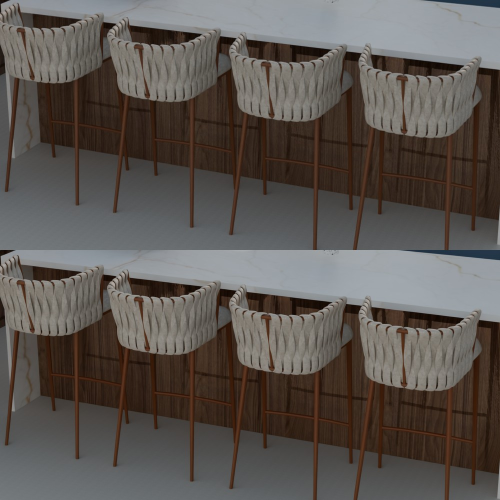
#> input picture pruebas/cycles2/recorte_original_vs_retoque035.jpg, 1000 x 1000 px (shown at 1/2 size)
$ python -i fidelity.py   (imports and definitions only)
#> lines starting #> are read from the running program, lines starting #| are printed output that depends on the picture; after the words box and inside, x2 and y2 are one past the last pixel; in counts of white or black regions, pixels touching at a corner belong together
#> further down, picture is the input picture: PIL image 1000x1000 RGB; mean R, G, B 91.9, 85.7, 81
"""Métrica de fidelidad estructural: ¿respeta el render la geometría del modelo?

- recall: fracción de las líneas del modelo (aristas + contornos) que tienen un
  borde en el render a menos de `tol` píxeles. Alto = no se ha perdido estructura.
- spurious: fracción de los bordes fuertes del render que están lejos (> 2·tol)
  de cualquier línea del modelo. Incluye texturas (vetas, juntas), así que sirve
  para comparar ajustes entre sí, no como valor absoluto; un salto grande suele
  indicar objetos o huecos inventados.

    python -m aire_backend.fidelity <render.png> <carpeta_pases>
"""

from __future__ import annotations

import argparse
import json
from pathlib import Path

import numpy as np
from PIL import Image, ImageFilter


def edge_map(img: Image.Image, keep: float = 0.08) -> np.ndarray:
    """Bordes fuertes: magnitud Sobel por encima del percentil (1 - keep)."""
#> called with keep = 0.08
    g = np.asarray(img.convert("L").filter(ImageFilter.GaussianBlur(1.0)), dtype=np.float32)
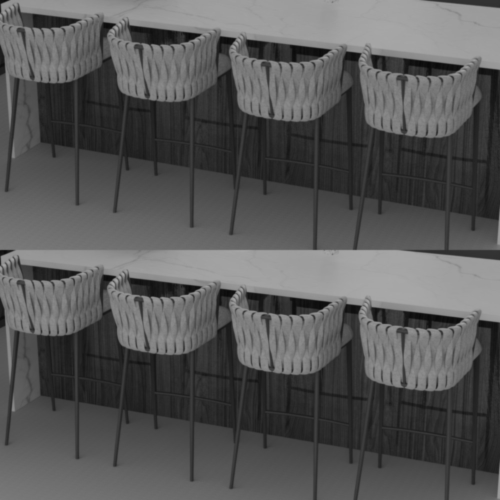
#> g: shape (1000, 1000) float32 (shown at 1/2 size); min 9, max 168, mean 86.8
    gx = np.zeros_like(g)
    gy = np.zeros_like(g)
    gx[:, 1:-1] = g[:, 2:] - g[:, :-2]
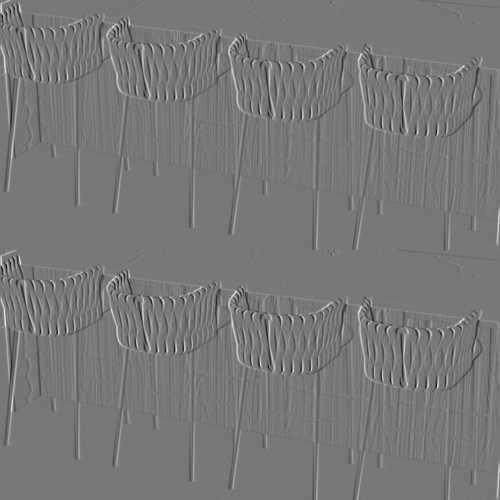
#> gx: shape (1000, 1000) float32 (shown at 1/2 size); min -68, max 77, mean 0; drawn with min black and max white
    gy[1:-1, :] = g[2:, :] - g[:-2, :]
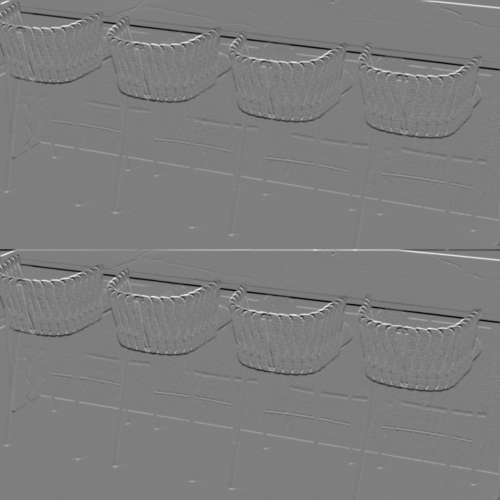
#> gy: shape (1000, 1000) float32 (shown at 1/2 size); min -86, max 88, mean -0.1; drawn with min black and max white
    mag = np.hypot(gx, gy)
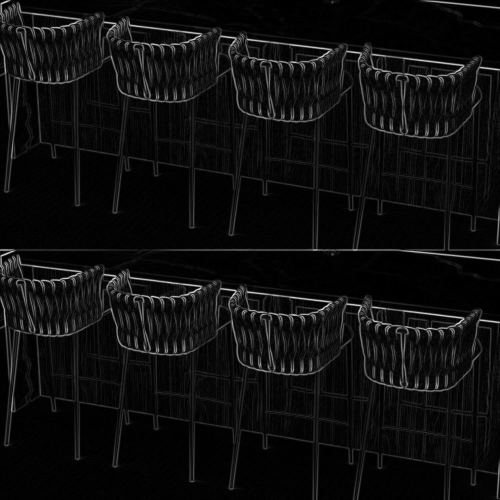
#> mag: shape (1000, 1000) float32 (shown at 1/2 size); min 0, max 96.61, mean 5.7; drawn with min black and max white
    thr = np.percentile(mag, 100 * (1 - keep))
#> thr = 16.64
    return mag > max(thr, 4.0)
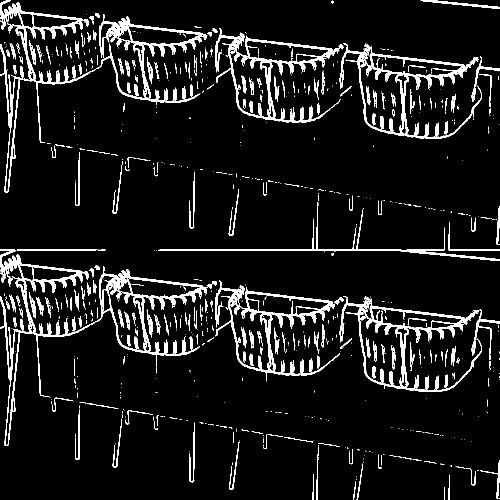
#> returned value: shape (1000, 1000) bool (shown at 1/2 size); 8% white; 886 white regions (580 under 20 px), largest, box (x1, y1, x2, y2) and area: (9, 509, 416, 892) 11270, (8, 4, 415, 385) 11247, (679, 592, 964, 784) 6868


def _dilate(mask: np.ndarray, r: int) -> np.ndarray:
    img = Image.fromarray(mask.astype(np.uint8) * 255).filter(ImageFilter.MaxFilter(2 * r + 1))
    return np.asarray(img) > 127


def score(render: Image.Image, lines: np.ndarray, tol: int = 3) -> dict:
    h, w = lines.shape
    if render.size != (w, h):
        render = render.resize((w, h), Image.LANCZOS)
    edges = edge_map(render)
    recall = float((_dilate(edges, tol) & lines).sum() / max(lines.sum(), 1))
    spurious = float((edges & ~_dilate(lines, 2 * tol)).sum() / max(edges.sum(), 1))
    return {"recall": round(recall, 4), "spurious": round(spurious, 4), "tol_px": tol}


def load_lines(passes_dir: Path) -> np.ndarray:
    return np.asarray(Image.open(passes_dir / "lines.png").convert("L")) < 128


def main(argv: list[str] | None = None) -> None:
    ap = argparse.ArgumentParser(description="Fidelidad estructural de un render frente a los pases")
    ap.add_argument("render")
    ap.add_argument("passes_dir")
    ap.add_argument("--tol", type=int, default=3)
    args = ap.parse_args(argv)
    print(json.dumps(score(Image.open(args.render), load_lines(Path(args.passes_dir)), args.tol), indent=2))


# [2 lines not run here, left out]

>>> from PIL import Image
>>> picture = Image.open('../../pruebas/cycles2/recorte_original_vs_retoque035.jpg')
>>> result = edge_map(picture)

$ run again, on pruebas/cycles2/dia_retoque020.jpg
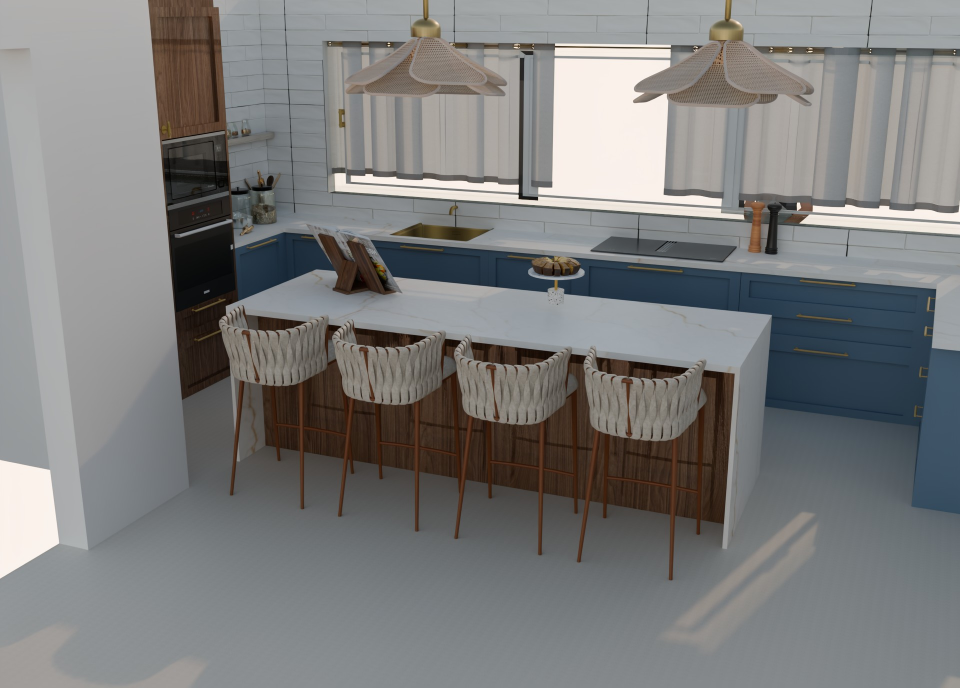
#> input picture pruebas/cycles2/dia_retoque020.jpg, 1920 x 1376 px (shown at 1/2 size)
#> picture is the input picture: PIL image 1920x1376 RGB; mean R, G, B 124.1, 124.3, 123.9
#> in edge_map, `mag = np.hypot(gx, gy)`:
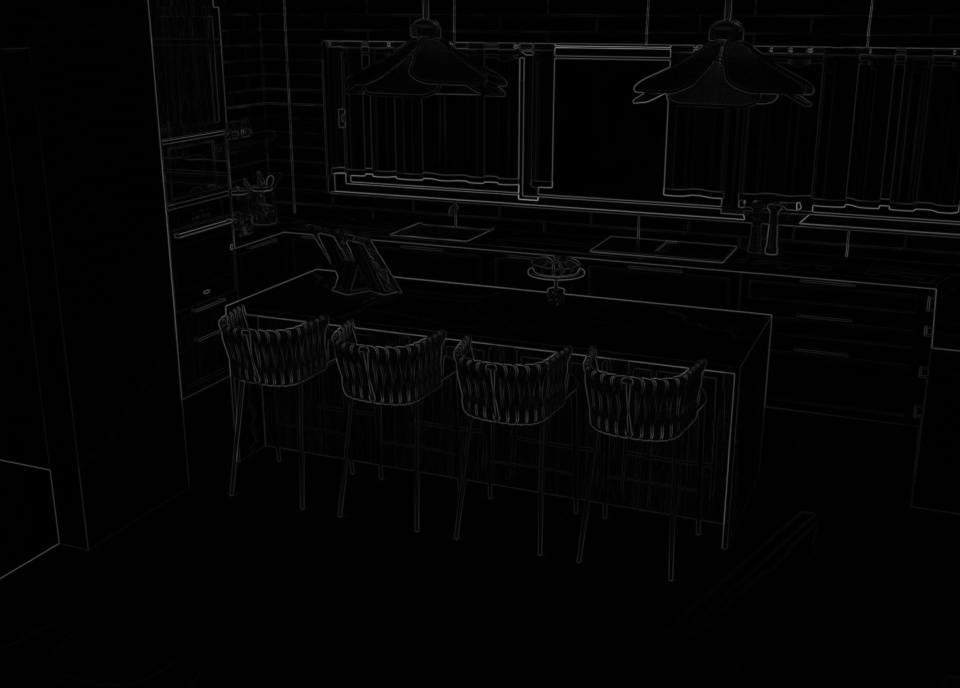
#> mag: shape (1376, 1920) float32 (shown at 1/2 size); min 0, max 139, mean 3.9
#> thr = 11.18
#> in edge_map, `return mag > max(thr, 4.0)`:
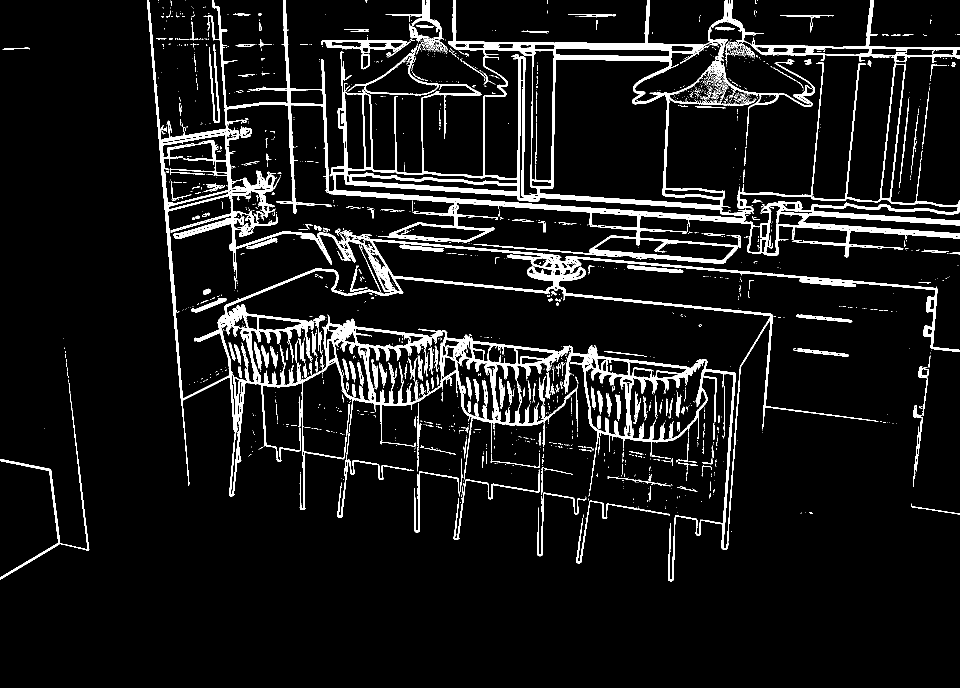
#> returned value: shape (1376, 1920) bool (shown at 1/2 size); 8% white; 2190 white regions (1896 under 20 px), largest, box (x1, y1, x2, y2) and area: (294, 0, 1920, 1163) 161307, (0, 766, 179, 1159) 2567, (643, 74, 830, 115) 1895

$ run again, on pruebas/cycles2/noche.jpg
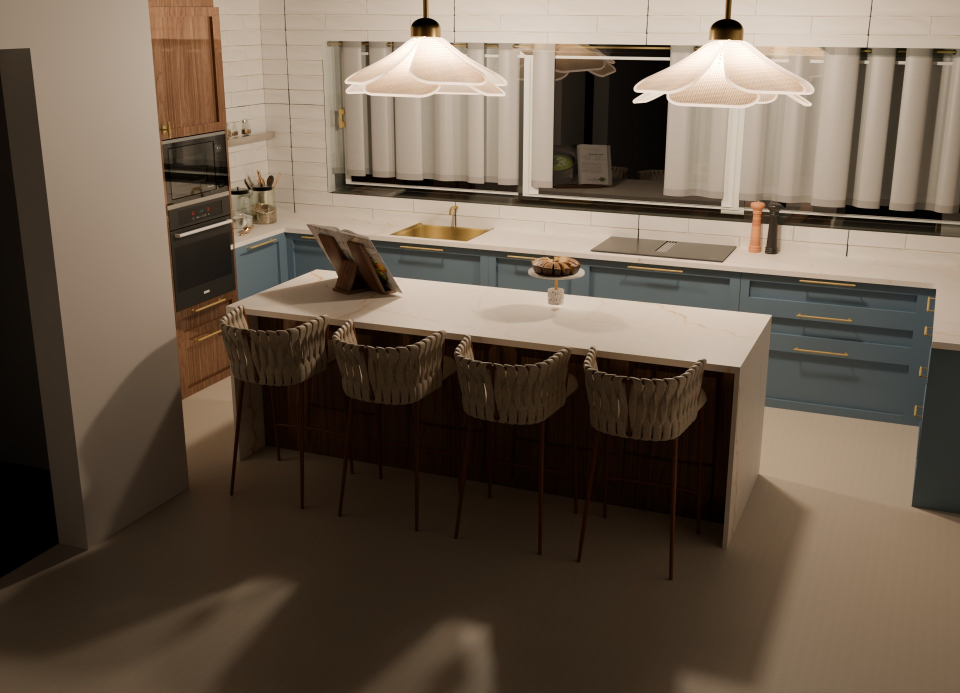
#> input picture pruebas/cycles2/noche.jpg, 1920 x 1386 px (shown at 1/2 size)
#> picture is the input picture: PIL image 1920x1386 RGB; mean R, G, B 104.3, 90.4, 76.4
#> in edge_map, `mag = np.hypot(gx, gy)`:
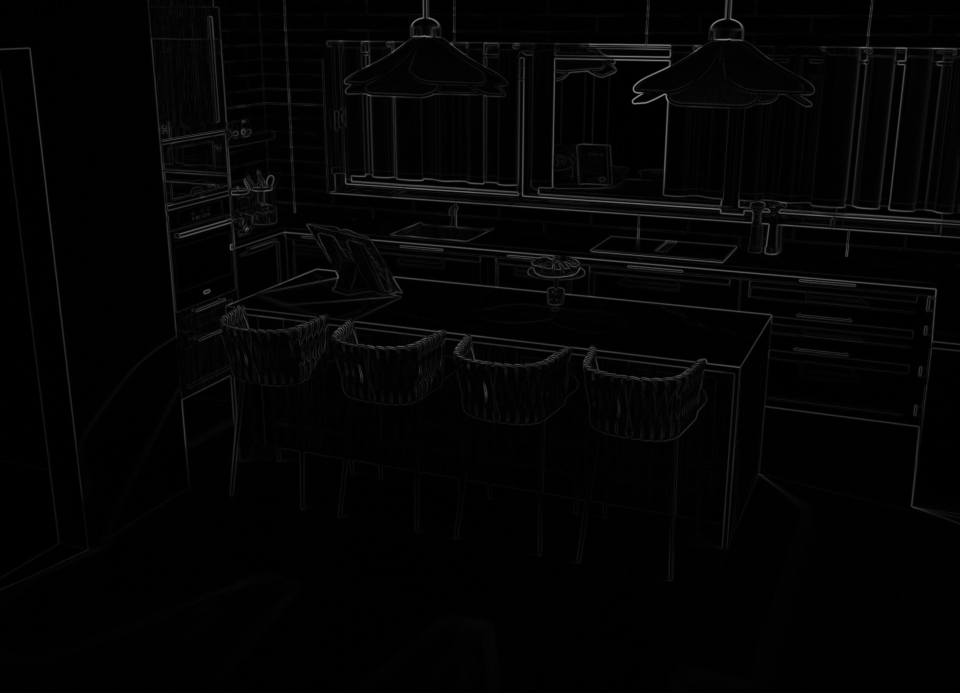
#> mag: shape (1386, 1920) float32 (shown at 1/2 size); min 0, max 150.1, mean 4
#> thr = 12.04
#> in edge_map, `return mag > max(thr, 4.0)`:
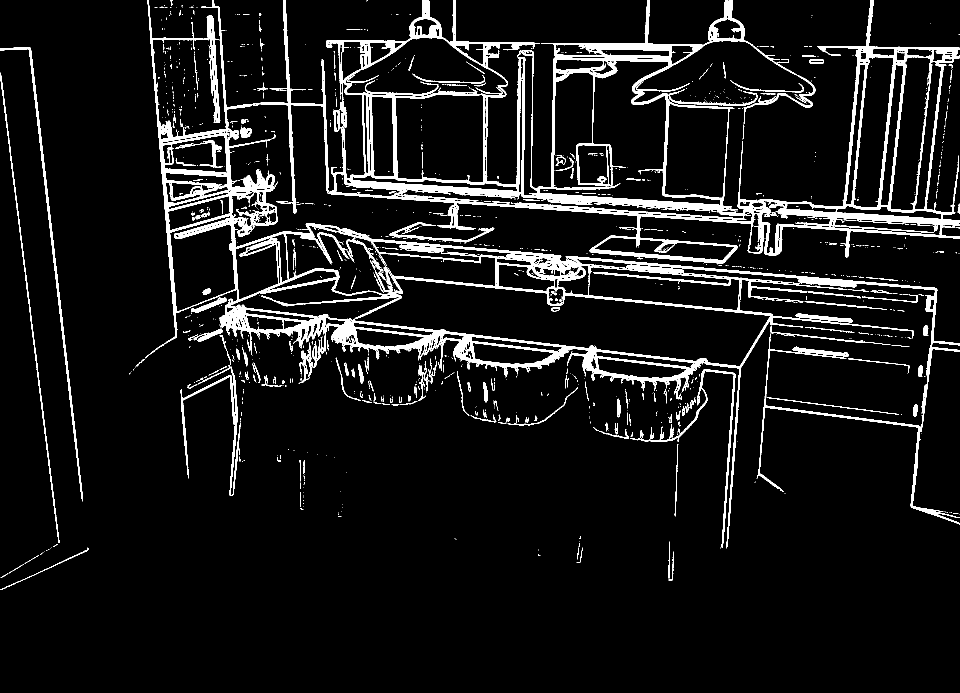
#> returned value: shape (1386, 1920) bool (shown at 1/2 size); 7.8% white; 1370 white regions (1128 under 20 px), largest, box (x1, y1, x2, y2) and area: (291, 0, 1920, 1097) 163873, (1513, 667, 1920, 1049) 3991, (0, 94, 166, 1003) 3964
